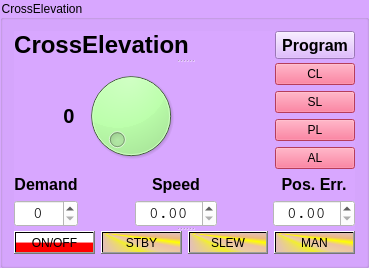
       <widget class="QGroupBox" name="CrossElevation">
        <property name="styleSheet">
         <string notr="true">background-color: rgb(216, 167, 255);</string>
        </property>
        <property name="title">
         <string>CrossElevation</string>
        </property>
        <layout class="QGridLayout" name="gridLayout_3">
         <item row="0" column="0">
          <widget class="QSplitter" name="splitter_2">
           <property name="orientation">
            <enum>Qt::Vertical</enum>
           </property>
           <widget class="QWidget" name="layoutWidget">
            <layout class="QHBoxLayout" name="horizontalLayout_7">
             <item>
              <widget class="QLabel" name="labelCrossElevation">
               <property name="font">
                <font>
                 <pointsize>18</pointsize>
                 <weight>75</weight>
                 <bold>true</bold>
                </font>
               </property>
               <property name="text">
                <string>CrossElevation</string>
               </property>
               <property name="alignment">
                <set>Qt::AlignCenter</set>
               </property>
              </widget>
             </item>
             <item>
              <spacer name="horizontalSpacer_6">
               <property name="orientation">
                <enum>Qt::Horizontal</enum>
               </property>
               <property name="sizeType">
                <enum>QSizePolicy::Fixed</enum>
               </property>
               <property name="sizeHint" stdset="0">
                <size>
                 <width>80</width>
                 <height>20</height>
                </size>
               </property>
              </spacer>
             </item>
             <item>
              <widget class="QPushButton" name="pProgramPushButtonCE">
               <property name="sizePolicy">
                <sizepolicy hsizetype="Fixed" vsizetype="Fixed">
                 <horstretch>0</horstretch>
                 <verstretch>0</verstretch>
                </sizepolicy>
               </property>
               <property name="maximumSize">
                <size>
                 <width>1000</width>
                 <height>500</height>
                </size>
               </property>
               <property name="font">
                <font>
                 <pointsize>12</pointsize>
                 <weight>75</weight>
                 <bold>true</bold>
                </font>
               </property>
               <property name="text">
                <string>Program</string>
               </property>
              </widget>
             </item>
            </layout>
           </widget>
           <widget class="QWidget" name="layoutWidget_2">
            <layout class="QVBoxLayout" name="verticalLayout_7">
             <item>
              <layout class="QHBoxLayout" name="horizontalLayout_8">
               <item>
                <spacer name="horizontalSpacer_7">
                 <property name="orientation">
                  <enum>Qt::Horizontal</enum>
                 </property>
                 <property name="sizeHint" stdset="0">
                  <size>
                   <width>40</width>
                   <height>20</height>
                  </size>
                 </property>
                </spacer>
               </item>
               <item>
                <layout class="QHBoxLayout" name="horizontalLayout_9">
                 <item>
                  <widget class="QLabel" name="CrsElDialLabel">
                   <property name="font">
                    <font>
                     <pointsize>15</pointsize>
                     <weight>75</weight>
                     <bold>true</bold>
                    </font>
                   </property>
                   <property name="text">
                    <string>0</string>
                   </property>
                   <property name="alignment">
                    <set>Qt::AlignCenter</set>
                   </property>
                  </widget>
                 </item>
                 <item>
                  <widget class="QDial" name="CrsElDial">
                   <property name="styleSheet">
                    <string notr="true">background-color: rgb(187, 255, 171);</string>
                   </property>
                  </widget>
                 </item>
                </layout>
               </item>
               <item>
                <spacer name="horizontalSpacer_8">
                 <property name="orientation">
                  <enum>Qt::Horizontal</enum>
                 </property>
                 <property name="sizeType">
                  <enum>QSizePolicy::Fixed</enum>
                 </property>
                 <property name="sizeHint" stdset="0">
                  <size>
                   <width>88</width>
                   <height>20</height>
                  </size>
                 </property>
                </spacer>
               </item>
               <item>
                <layout class="QVBoxLayout" name="verticalLayout_8">
                 <item>
                  <widget class="QPushButton" name="pushButtonCL_2">
                   <property name="styleSheet">
                    <string notr="true">background-color: rgb(255, 85, 127);</string>
                   </property>
                   <property name="text">
                    <string>CL</string>
                   </property>
                  </widget>
                 </item>
                 <item>
                  <widget class="QPushButton" name="pushButtonSL_2">
                   <property name="styleSheet">
                    <string notr="true">background-color: rgb(255, 85, 127);</string>
                   </property>
                   <property name="text">
                    <string>SL</string>
                   </property>
                  </widget>
                 </item>
                 <item>
                  <widget class="QPushButton" name="pushButtonPL_2">
                   <property name="styleSheet">
                    <string notr="true">background-color: rgb(255, 85, 127);</string>
                   </property>
                   <property name="text">
                    <string>PL</string>
                   </property>
                  </widget>
                 </item>
                 <item>
                  <widget class="QPushButton" name="pushButtonAL_2">
                   <property name="styleSheet">
                    <string notr="true">background-color: rgb(255, 85, 127);</string>
                   </property>
                   <property name="text">
                    <string>AL</string>
                   </property>
                  </widget>
                 </item>
                </layout>
               </item>
              </layout>
             </item>
             <item>
              <layout class="QHBoxLayout" name="horizontalLayout_10">
               <item>
                <layout class="QVBoxLayout" name="verticalLayout_9">
                 <item>
                  <widget class="QLabel" name="DemandLabelCrsEl">
                   <property name="font">
                    <font>
                     <pointsize>12</pointsize>
                     <weight>75</weight>
                     <bold>true</bold>
                    </font>
                   </property>
                   <property name="text">
                    <string>Demand</string>
                   </property>
                   <property name="alignment">
                    <set>Qt::AlignCenter</set>
                   </property>
                  </widget>
                 </item>
                 <item>
                  <widget class="QSpinBox" name="spinBoxCrsEl">
                   <property name="font">
                    <font>
                     <family>Courier</family>
                     <pointsize>12</pointsize>
                    </font>
                   </property>
                   <property name="styleSheet">
                    <string notr="true">background-color: rgb(255, 255, 255);</string>
                   </property>
                   <property name="alignment">
                    <set>Qt::AlignCenter</set>
                   </property>
                  </widget>
                 </item>
                </layout>
               </item>
               <item>
                <spacer name="horizontalSpacer_9">
                 <property name="orientation">
                  <enum>Qt::Horizontal</enum>
                 </property>
                 <property name="sizeHint" stdset="0">
                  <size>
                   <width>40</width>
                   <height>20</height>
                  </size>
                 </property>
                </spacer>
               </item>
               <item>
                <layout class="QVBoxLayout" name="verticalLayout_10">
                 <item>
                  <widget class="QLabel" name="SpeedLabelCrsEl">
                   <property name="font">
                    <font>
                     <pointsize>12</pointsize>
                     <weight>75</weight>
                     <bold>true</bold>
                    </font>
                   </property>
                   <property name="text">
                    <string>Speed</string>
                   </property>
                   <property name="alignment">
                    <set>Qt::AlignCenter</set>
                   </property>
                  </widget>
                 </item>
                 <item>
                  <widget class="QDoubleSpinBox" name="doubleSpinBoxCEPS">
                   <property name="font">
                    <font>
                     <family>Courier</family>
                     <pointsize>12</pointsize>
                    </font>
                   </property>
                   <property name="styleSheet">
                    <string notr="true">background-color: rgb(255, 255, 255);</string>
                   </property>
                   <property name="alignment">
                    <set>Qt::AlignCenter</set>
                   </property>
                  </widget>
                 </item>
                </layout>
               </item>
               <item>
                <spacer name="horizontalSpacer_10">
                 <property name="orientation">
                  <enum>Qt::Horizontal</enum>
                 </property>
                 <property name="sizeHint" stdset="0">
                  <size>
                   <width>40</width>
                   <height>20</height>
                  </size>
                 </property>
                </spacer>
               </item>
               <item>
                <layout class="QVBoxLayout" name="verticalLayout_11">
                 <item>
                  <widget class="QLabel" name="PosErrLabelCrsEl">
                   <property name="font">
                    <font>
                     <pointsize>12</pointsize>
                     <weight>75</weight>
                     <bold>true</bold>
                    </font>
                   </property>
                   <property name="text">
                    <string>Pos. Err.</string>
                   </property>
                   <property name="alignment">
                    <set>Qt::AlignCenter</set>
                   </property>
                  </widget>
                 </item>
                 <item>
                  <widget class="QDoubleSpinBox" name="doubleSpinBoxCEPE">
                   <property name="font">
                    <font>
                     <family>Courier</family>
                     <pointsize>12</pointsize>
                    </font>
                   </property>
                   <property name="styleSheet">
                    <string notr="true">background-color: rgb(255, 255, 255);</string>
                   </property>
                   <property name="alignment">
                    <set>Qt::AlignCenter</set>
                   </property>
                  </widget>
                 </item>
                </layout>
               </item>
              </layout>
             </item>
            </layout>
           </widget>
           <widget class="QWidget" name="layoutWidget_3">
            <layout class="QHBoxLayout" name="horizontalLayout_11">
             <item>
              <widget class="QPushButton" name="ONpushButtonCE">
               <property name="styleSheet">
                <string notr="true">background-color: qlineargradient(spread:pad, x1:0, y1:0, x2:0, y2:1, stop:0 rgba(255, 255, 255, 255), stop:0.495 rgba(255, 255, 255, 255), stop:0.505 rgba(255, 0, 0, 255), stop:1 rgba(255, 0, 0, 255));</string>
               </property>
               <property name="text">
                <string>ON/OFF</string>
               </property>
              </widget>
             </item>
             <item>
              <widget class="QPushButton" name="STBYpushButtonCE">
               <property name="styleSheet">
                <string notr="true">background-color: qconicalgradient(cx:0, cy:0, angle:135, stop:0 rgba(255, 255, 0, 69), stop:0.375 rgba(255, 255, 0, 69), stop:0.423533 rgba(251, 255, 0, 145), stop:0.45 rgba(247, 255, 0, 208), stop:0.477581 rgba(255, 244, 71, 130), stop:0.518717 rgba(255, 218, 71, 130), stop:0.55 rgba(255, 255, 0, 255), stop:0.57754 rgba(255, 203, 0, 130), stop:0.625 rgba(255, 255, 0, 69), stop:1 rgba(255, 255, 0, 69));</string>
               </property>
               <property name="text">
                <string>STBY</string>
               </property>
              </widget>
             </item>
             <item>
              <widget class="QPushButton" name="SLEWpushButtonCE">
               <property name="styleSheet">
                <string notr="true">background-color: qconicalgradient(cx:0, cy:0, angle:135, stop:0 rgba(255, 255, 0, 69), stop:0.375 rgba(255, 255, 0, 69), stop:0.423533 rgba(251, 255, 0, 145), stop:0.45 rgba(247, 255, 0, 208), stop:0.477581 rgba(255, 244, 71, 130), stop:0.518717 rgba(255, 218, 71, 130), stop:0.55 rgba(255, 255, 0, 255), stop:0.57754 rgba(255, 203, 0, 130), stop:0.625 rgba(255, 255, 0, 69), stop:1 rgba(255, 255, 0, 69));</string>
               </property>
               <property name="text">
                <string>SLEW</string>
               </property>
              </widget>
             </item>
             <item>
              <widget class="QPushButton" name="MANpushButtonCE">
               <property name="styleSheet">
                <string notr="true">background-color: qconicalgradient(cx:0, cy:0, angle:135, stop:0 rgba(255, 255, 0, 69), stop:0.375 rgba(255, 255, 0, 69), stop:0.423533 rgba(251, 255, 0, 145), stop:0.45 rgba(247, 255, 0, 208), stop:0.477581 rgba(255, 244, 71, 130), stop:0.518717 rgba(255, 218, 71, 130), stop:0.55 rgba(255, 255, 0, 255), stop:0.57754 rgba(255, 203, 0, 130), stop:0.625 rgba(255, 255, 0, 69), stop:1 rgba(255, 255, 0, 69));</string>
               </property>
               <property name="text">
                <string>MAN</string>
               </property>
              </widget>
             </item>
            </layout>
           </widget>
          </widget>
         </item>
        </layout>
       </widget>
